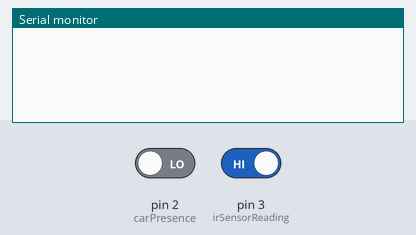
The sketch below on a simulated Arduino Uno, built with avr-gcc and run on an emulated ATmega328P. Shown: the last lines printed to the serial monitor. The test bench sets the inputs (shaded band); at power-on: pin 3 (irSensorReading) HIGH, pin 2 (carPresence) LOW.

Above: at 1.2 s.
1.3 s: pin 3 (irSensorReading) driven LOW
At 2.4 s:
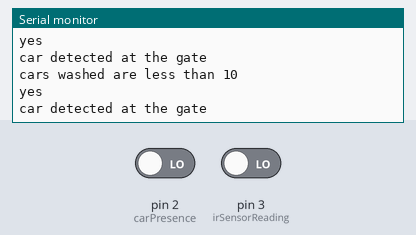
2.8 s: pin 2 (carPresence) driven HIGH
4.4 s: pin 2 (carPresence) driven LOW
7.4 s: pin 2 (carPresence) driven HIGH
10.4 s: pin 2 (carPresence) driven LOW
13.4 s: pin 2 (carPresence) driven HIGH
At 14.4 s:
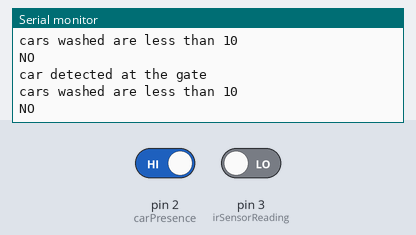

Measured:
- after the input at 1.3 s, the serial monitor: prints a new line at once (image 1)

The sketch:

CarWash.ino
```cpp
int irSensorReading=3;
int carPresence=2;
boolean startProcess;


int max_car_washed=10;
int countCars=0;

boolean carAvalable=false;
boolean waitOrDone=true;
boolean goToDisplay=false;
boolean gotoDetectCar=true;
boolean gotoNumOfCar=false;
void setup()
{
 Serial.begin(9600);
 pinMode( irSensorReading,INPUT);
 pinMode( carPresence ,INPUT);
}

void loop()
{
  if(gotoDetectCar==true)
      carDetected();

  if(gotoNumOfCar == true)
  {

      if( washedCars()<10 )
      {
        Serial.println("cars washed are less than 10");
        waitOrDone=false;
        //go to check if there is car in the wash
      }else
      if( washedCars()==10)
      {
        //wait for refill
        waitOrDone=true;
      }
      gotoNumOfCar=false;
  }
  if( !waitOrDone)
  {
    //check car presence
     carAvailabel();
     waitOrDone=true;
  }

}

void carDetected()
{
  boolean Notdetect;

  Notdetect=digitalRead(irSensorReading);

  if(!Notdetect)
  {
    Serial.println("car detected at the gate");
    gotoNumOfCar=true;
  }else
  {
     gotoNumOfCar=false;
  }

}


int  washedCars()
{
  return countCars;
}
void carAvailabel()
{
  boolean readCar=digitalRead(carPresence);//gonna read from dip switch

  if( readCar == HIGH )
  {

    Serial.println("NO");

    //back to carDetected
    gotoDetectCar=true;
  }
  else
  if( readCar== LOW)
  {
    Serial.println("yes");
    //Go to open gate
    //increment car number
  }


}
```
